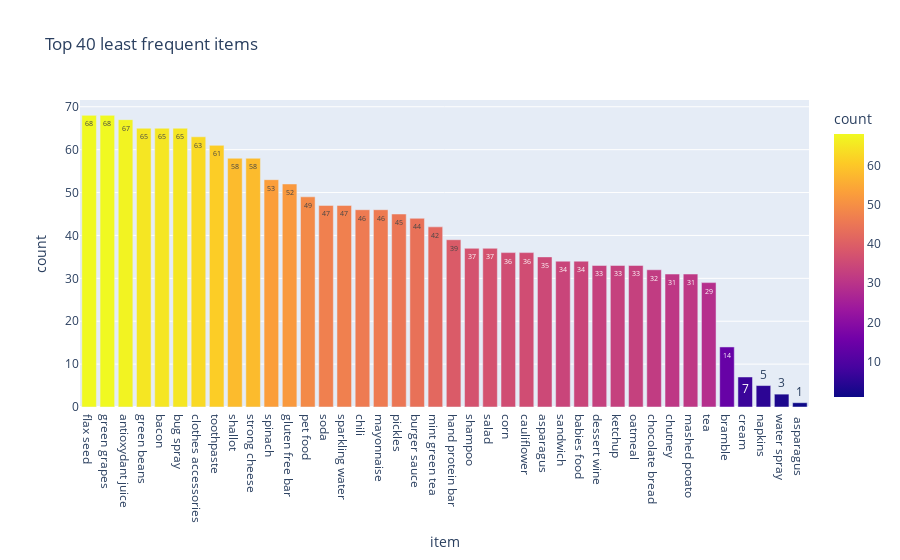

The notebook cell this image was saved under:
### Code cell
# plot the top 40 least frequent items using plotly express

fig = px.bar(
    items_freq.tail(40),
    x="item",
    y="count",
    color="count",
    title="Top 40 least frequent items",
    text_auto=True,
)
fig.show()

### Figure 1 — Plotly figure (JSON) as saved in the notebook; plotly's stock layout.template omitted (floating-point values rounded to 4 significant figures)
{"data": [{"alignmentgroup": "True", "hovertemplate": "item=%{x}<br>count=%{marker.color}<extra></extra>", "legendgroup": "", "marker": {"color": [68, 68, 67, 65, 65, 65, 63, 61, 58, 58, 53, 52, 49, 47, 47, 46, 46, 45, 44, 42, 39, 37, 37, 36, 36, 35, 34, 34, 33, 33, 33, 32, 31, 31, 29, 14, 7, 5, 3, 1], "coloraxis": "coloraxis", "pattern": {"shape": ""}}, "name": "", "offsetgroup": "", "orientation": "v", "showlegend": false, "textposition": "auto", "texttemplate": "%{y}", "type": "bar", "x": ["flax seed", "green grapes", "antioxydant juice", "green beans", "bacon", "bug spray", "clothes accessories", "toothpaste", "shallot", "strong cheese", "spinach", "gluten free bar", "pet food", "soda", "sparkling water", "chili", "mayonnaise", "pickles", "burger sauce", "mint green tea", "hand protein bar", "shampoo", "salad", "corn", "cauliflower", "asparagus", "sandwich", "babies food", "dessert wine", "ketchup", "oatmeal", "chocolate bread", "chutney", "mashed potato", "tea", "bramble", "cream", "napkins", "water spray", " asparagus"], "xaxis": "x", "y": [68, 68, 67, 65, 65, 65, 63, 61, 58, 58, 53, 52, 49, 47, 47, 46, 46, 45, 44, 42, 39, 37, 37, 36, 36, 35, 34, 34, 33, 33, 33, 32, 31, 31, 29, 14, 7, 5, 3, 1], "yaxis": "y"}], "layout": {"barmode": "relative", "coloraxis": {"colorbar": {"title": {"text": "count"}}, "colorscale": [[0, "#0d0887"], [0.1111, "#46039f"], [0.2222, "#7201a8"], [0.3333, "#9c179e"], [0.4444, "#bd3786"], [0.5556, "#d8576b"], [0.6667, "#ed7953"], [0.7778, "#fb9f3a"], [0.8889, "#fdca26"], [1, "#f0f921"]]}, "legend": {"tracegroupgap": 0}, "title": {"text": "Top 40 least frequent items"}, "xaxis": {"anchor": "y", "domain": [0, 1], "title": {"text": "item"}}, "yaxis": {"anchor": "x", "domain": [0, 1], "title": {"text": "count"}}}}
